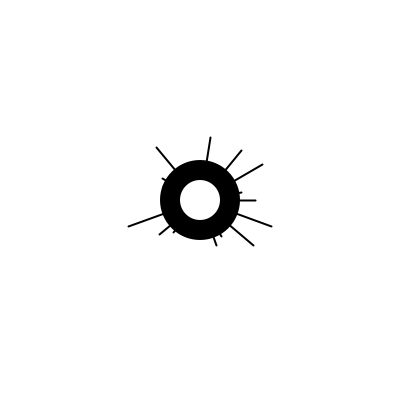
Frame 1 (no input)
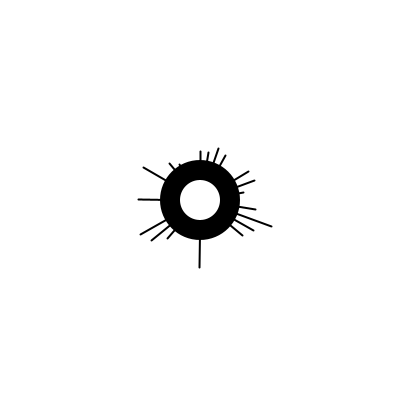
Frame 60 (the mouse pressed at the canvas centre just before this capture)
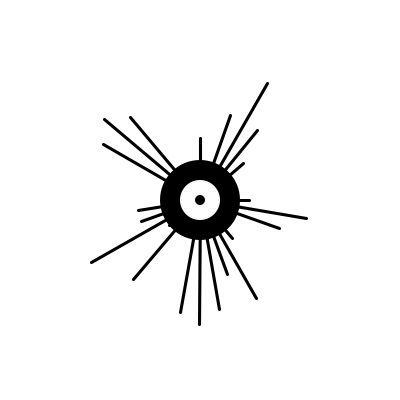
Frame 120 (the mouse held since frame 60 and released just before this capture)

The Processing sketch that drew these frames (run headless with seeded random() and noise(); from frame 60 on, the mouse is pressed at the canvas centre):

// Processing sketch: IluMonster
// ── IluMonster.pde
void setup() {
 size(400, 400);

 background(255);
 smooth();
}

void draw() {
 eye(width/2, height/2);
}

void eye(int x, int y) {
 background(255);

 stroke(0);
 strokeWeight(map(spikeLength, 80, min(width, height), 2, 8));
 for(int i = 0; i < 360; i+=10) {
   pushMatrix();
   translate(x, y);
   rotate((2*PI/360) * i);
   line(0, 0, random(10, spikeLength), 0);
   popMatrix();
 }

 noStroke();
 fill(0);
 ellipse(x, y, 80, 80);

 fill(255);
 ellipse(x, y, 40, 40);

 int pX = (int) map(mouseX, 0, width, -20, 20);
 int pY = (int) map(mouseY, 0, height, -20, 20);

 fill(0);
 ellipse(x + pX, y + pY, 10, 10);

 if(mousePressed && spikeLength < min(width, height) && frameCount%2 == 0) {
   spikeLength+=2;
 } else if(spikeLength > 80 && frameCount%2 == 0) {
   spikeLength-=2;
 }
}

int spikeLength = 80;
